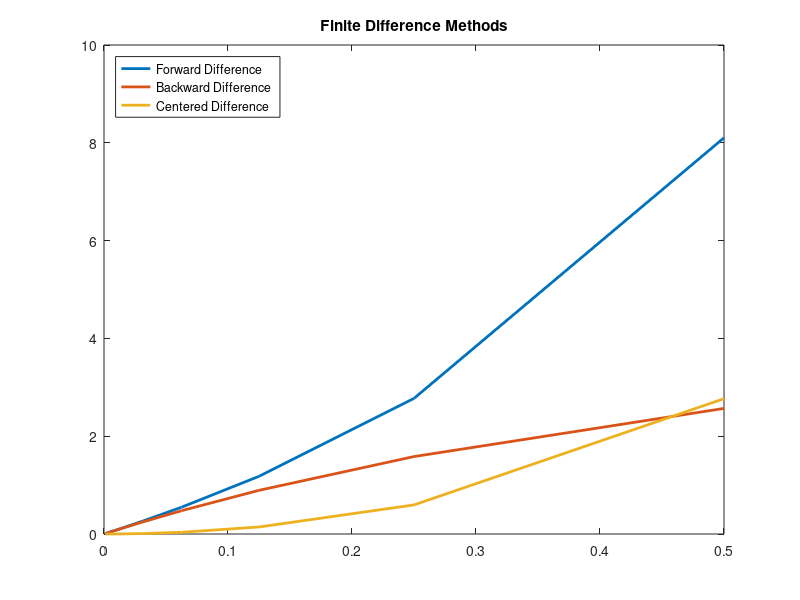

This chart was generated by the following MATLAB code:
%Preston Stringham and River Griffin

%Format
format short

%Function
f = @(x)exp(x.^2);

%Point
x0=1;

%Exact Solution
exact = exp(x0^2)*2*x0;

%h Values
h=2.^-(1:10);

%Forward Difference
fd = (f(x0+h)-f(x0)) ./ (h);
err_fd = abs(fd-exact);
rate_fd = [0 err_fd(1:end-1) ./ err_fd(2:end)];
plot(h, err_fd)
hold on

%Backward Difference
bd = (f(x0-h)-f(x0)) ./ (-h);
err_bd = abs(bd-exact);
rate_bd = [0 err_bd(1:end-1) ./ err_bd(2:end)];
plot(h, err_bd)
hold on

%Center Differece
cd = (f(x0+h)-f(x0-h)) ./ (2.*h);
err_cd = abs(cd-exact);
rate_cd = [0 err_cd(1:end-1) ./ err_cd(2:end)];
plot(h, err_cd)


title("Finite Difference Methods")

legend("Forward Difference", "Backward Difference", "Centered Difference",...
    'Location', 'northwest');

set(findall(gca, 'Type', 'Line'),'LineWidth',2);

fprintf('----------------------------------------- \n')
fprintf('Error Table')
[h' err_fd' err_bd' err_cd']
fprintf('----------------------------------------- \n')

fprintf('----------------------------------------- \n')
fprintf('Error Rate Table')
[h' rate_fd' rate_bd' rate_cd']
fprintf('----------------------------------------- \n')
